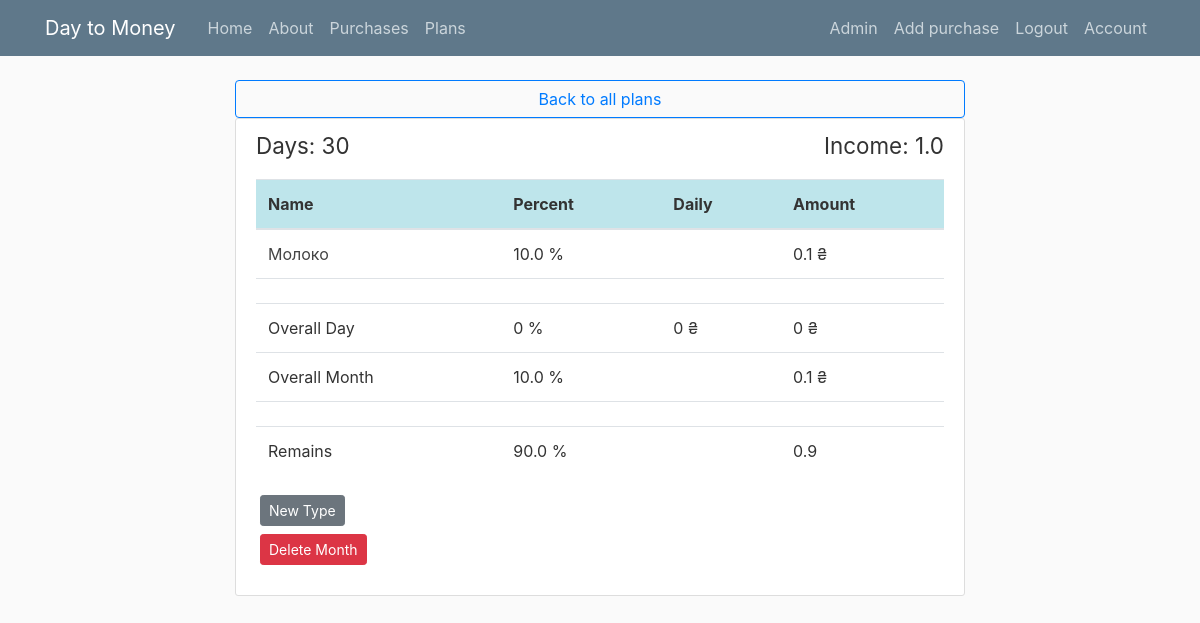
Screenshot of /planning/monthly/2 (signed in) with the database file from the repository.
### app/models.py (models this page shows)
class Month_plans(db.Model):  # todo think about cascading delete with sqlalchemy
	id = db.Column(db.Integer, primary_key=True)
	month = db.Column(db.Date, nullable=True)
	income = db.Column(db.Float, nullable=True, default=0)
	money_for_month = db.Column(db.Float, nullable=True, default=0)
	money_for_day = db.Column(db.Float, nullable=True, default=0)
	list_of_planned_spending = db.relationship('Types_of_month_spend', backref='list_for_month', lazy=True)
	user_id = db.Column(db.Integer, db.ForeignKey('users.id'), nullable=True, default=1)  # todo change id

class Types_of_month_spend(db.Model):
	id = db.Column(db.Integer, primary_key=True)
	name_of_type = db.Column(db.String(40), nullable=True)
	amount_in_percent = db.Column(db.Float, nullable=True)
	amount_in_money = db.Column(db.Float, nullable=True)
	is_default = db.Column(db.Boolean, nullable=True, default=0)
	is_everyday = db.Column(db.Boolean, nullable=True, default=0)
	month_plan = db.Column(db.Integer, db.ForeignKey('month_plans.id'), nullable=True)

### app/month_plan/routes.py (the view)
@month_plans.route('/planning/monthly/<int:month_plan_id>',
		   methods=['GET', 'POST'])
@login_required
def month_plan_table_test(month_plan_id):
	month_plan = Month_plans.query.get_or_404(month_plan_id)
	days = monthrange(month_plan.month.year, month_plan.month.month)[1]
	return render_template('month_plans/month_plan.html', title=str(month_plan.month.month) + '.' + str(month_plan.month.year),
						   month_plan=month_plan, legend='TEST LEGEND FOR MONTH PLAN',
						   planDictionary=plan_to_dict(month_plan), days=days,
						   monthOverall=daily_overall_dict(plan_to_dict(month_plan), month_plan.income))

### app/helper/month_plan_table.py (called while the page is built)
def plan_to_dict(month_plan):
	planDict = {}
	days = monthrange(month_plan.month.year, month_plan.month.month)[1]
	for month_type in month_plan.list_of_planned_spending:
		planDict[f'{month_type.name_of_type}'] = {
			'id':month_type.id,
			'name': f'{month_type.name_of_type}',
			'amount_in_money': round(month_type.amount_in_money, 2),
			'amount_in_percent': round(month_type.amount_in_percent, 2),
			'daily': round(month_type.amount_in_money / days, 2) if month_type.is_everyday else False,
		}
	return planDict

### app/models.py (called while the page is built)
@login_manager.user_loader
def load_user(user_id):
	return Users.query.get(int(user_id))

### app/templates/month_plans/month_plan.html (shortened to what this page needs)
{% extends "layout.html" %} {% block content %}
    <a class="btn btn-outline-primary btn-block" href="{{ url_for('month_plans.show_all_months') }}">Back to all plans</a>
<article class="media content-section">
<div class="media-body">
    <p class="article-content" style="font-size: 1.4rem;float: right;">Income: {{ month_plan.income }}</p>
    <p class="article-content" style="font-size: 1.4rem;float: left;">Days: {{ days }}</p>
    <table class="table">
            <thead>
                <tr class="table-info">
                    <th scope="col">Name</th>
                    <th scope="col">Percent</th>
                    <th scope="col">Daily</th>
                    <th scope="col">Amount</th>
                </tr>
            </thead>
            <tbody>{% for type in planDictionary %}
                <tr>
                    <td>
                        <a class="article-title" href="{{ url_for('month_types.month_type_single', month_type_id=planDictionary[type]['id'],month_plan_id= month_plan.id) }}">
                            {{ planDictionary[type]['name'] }}
                        </a>
                    </td>
                    <td>{{ planDictionary[type]['amount_in_percent'] }} %</td>
                    <td>{% if planDictionary[type]['daily'] %}{{ planDictionary[type]['daily'] }} ₴{% else %}{% endif %}</td>
                    <td>{{ planDictionary[type]['amount_in_money'] }} ₴</td>
                </tr>{% endfor %}
            <tr>
                <td></td>
                <td></td>
                <td></td>
                <td></td>
            </tr>
            <tr>
                <td>Overall Day</td>
                <td>{{ monthOverall['overall_day_percent'] }} %</td>
                <td>{{ monthOverall['overall_day_daily'] }} ₴</td>
                <td>{{ monthOverall['overall_day_amount'] }} ₴</td>
            </tr>
            <tr>
                <td>Overall Month</td>
                <td>{{ monthOverall['overall_month_percent'] }} %</td>
                <td> </td>
                <td>{{ monthOverall['overall_month_amount'] }} ₴</td>
            </tr>
            <tr>
                <td></td>
                <td></td>
                <td></td>
                <td></td>
            </tr>
            <tr>
                <td>Remains</td>
                <td>{{ monthOverall['left_percent'] }} %</td>
                <td></td>
                <td>{% if monthOverall['left_amount']!=0 %}{{ monthOverall['left_amount'] }}{% else %}{{ month_plan.income }}{% endif %}</td>
            </tr>
            </tbody>
        </table>
    <button type="button" class="btn btn-secondary btn-sm m-1" data-toggle="modal" data-target="#newtypeModal">New Type</button>
    <div>
    <button type="button" class="btn btn-danger btn-sm m-1" data-toggle="modal" data-target="#deleteModal">
                        Delete Month
                    </button>
        </div>
</div>
</article>
{% endblock content %}

### app/static/css/main.css (style rules this page uses)
body { background: #fafafa; color: #333333; margin-top: 5rem; }
.content-section { background: #ffffff; padding: 10px 20px; border: 1px solid #dddddd; border-radius: 3px; margin-bottom: 20px; }
.article-title { color: #444444; }
.article-content { white-space: pre-line; }

### rows the page displays
Month_plans: income "1.0"
Types_of_month_spend: name_of_type.name_of_type "Молоко", name_of_type "10.0", name_of_type "0.1"

### other values shown
{{ days }} "30"
{{ monthOverall['overall_day_percent'] }} "0"
{{ monthOverall['overall_day_daily'] }} "0"
{{ monthOverall['overall_day_amount'] }} "0"
{{ monthOverall['overall_month_percent'] }} "10.0"
{{ monthOverall['overall_month_amount'] }} "0.1"
{{ monthOverall['left_percent'] }} "90.0"
{{ monthOverall['left_amount'] }} "0.9"
